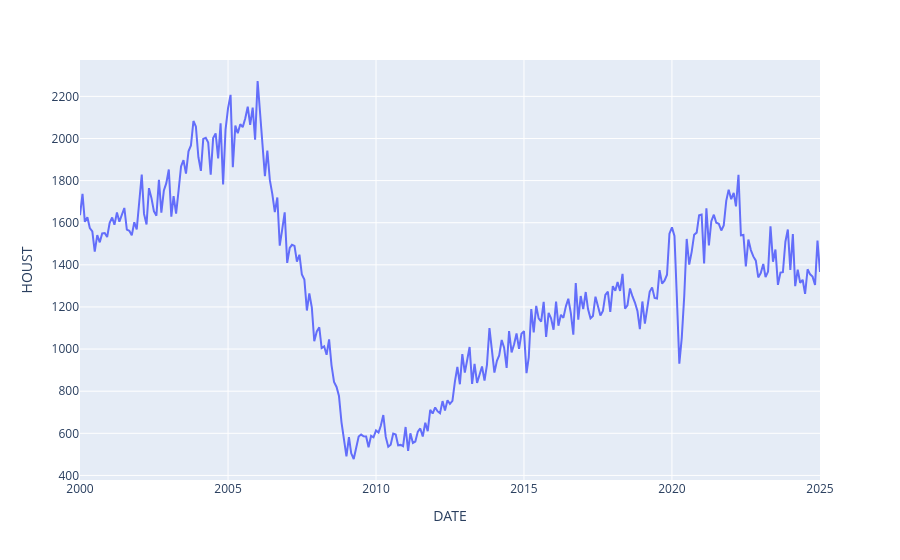

Here is the notebook cell this chart was saved with:
### Code cell
px.line(HOUSESTARTS, x=HOUSESTARTS.index, y='HOUST')

### Figure 1 — Plotly figure (JSON) as saved in the notebook; plotly's stock layout.template omitted (floating-point values rounded to 4 significant figures; data arrays with more than 128 entries replaced by an {"elided": "..."} marker saying what was removed)
{"data": [{"hovertemplate": "DATE=%{x}<br>HOUST=%{y}<extra></extra>", "legendgroup": "", "line": {"color": "#636efa", "dash": "solid"}, "marker": {"symbol": "circle"}, "mode": "lines", "name": "", "orientation": "v", "showlegend": false, "type": "scatter", "x": {"elided": "301 str values"}, "xaxis": "x", "y": {"elided": "301 int values"}, "yaxis": "y"}], "layout": {"legend": {"tracegroupgap": 0}, "margin": {"t": 60}, "xaxis": {"anchor": "y", "domain": [0, 1], "title": {"text": "DATE"}}, "yaxis": {"anchor": "x", "domain": [0, 1], "title": {"text": "HOUST"}}}}
